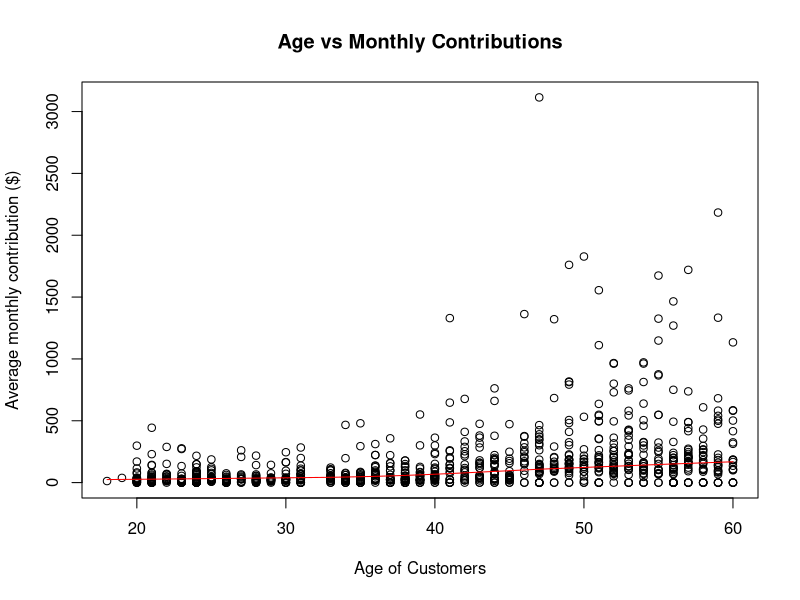

Write R code to recreate this figure.
data <- read.csv("data.csv")


ages <- subset(data, select = c(C_Age))

supercontribution <- data$C_TotalVoluntarySuperContribution

total_months <- data$App_Tenure

per_month <- supercontribution / total_months

plot(data$C_Age,per_month, type = 'p',, xlab = "Age of Customers", ylab= "Average monthly contribution ($)", main = "Age vs Monthly Contributions")
lines(lowess(data$C_Age,per_month),col = "red")

